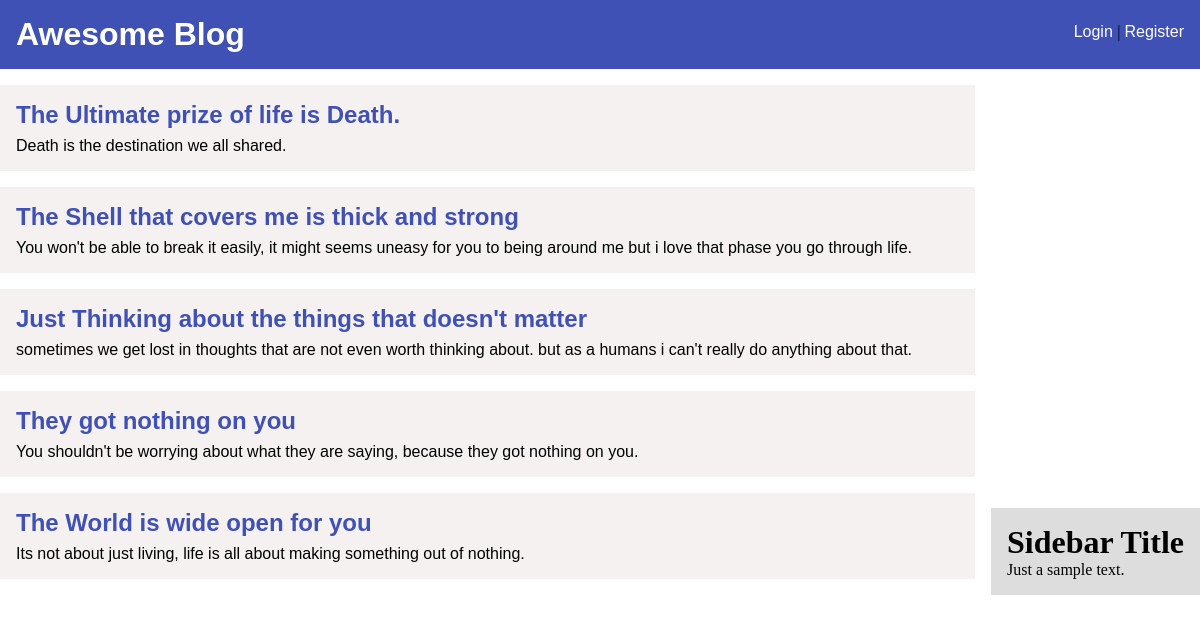
The page / on the database its author committed.
### blog/models.py (models this page shows, shortened)
class Post(models.Model):
	title = models.CharField(max_length=255)
	author = models.ForeignKey('auth.User',on_delete=models.CASCADE)
	body = models.TextField()

### blog/views.py (the view)
# urls.py: path('',HomeView.as_view(),name="home"),
class HomeView(ListView):
	model = Post
	template_name = 'home.html'
	context_object_name = 'posts'

### blog/templates/home.html
{% extends 'base.html' %}
{% block content %}
	{% for post in posts %}
		<div class="post_entry">
			<h2 class="post_title">
				<a href="{% url 'post-detail' post.pk %}">{{post.title}}</a>
			</h2>
			<p class="post_content">{{post.body}}</p>
		</div>
	{%endfor%}
{% endblock %}

### blog/templates/base.html (shortened to what this page needs)
<!DOCTYPE html>
<html>
<head>
	{% load static %}
	<link rel="stylesheet" type="text/css" href="{% static "css/style.css" %}">
</head>
<body>
	<header class="site_header">
		<div class="site_title">
			<h1><a href="{% url 'home'%}">Awesome Blog</a></h1>
			<div class="title_menu">
				{% if user.is_authenticated %}
					<a href="{% url 'post-new' %}"> + New Post </a> | <a href="{% url 'logout' %}"> Logout</a>
				{% else %}
					<a href="{% url 'login' %}">Login </a> | <a href="{% url 'register' %}"> Register</a>
				{%endif%}
			</div>
		</div>
	</header>
	<div class="content_wrapper">
		<div class="content">
			{% block content %}{% endblock%}
		</div>
		<div class="sidebar">
			<div class="widget">
				<h1 class="widget_title">Sidebar Title</h1>
				<p class="widget_content">Just a sample text.</p>
			</div>
		</div>
	</div>
</body>
</html>

### static/css/style.css (style rules this page uses)
* { margin:0; padding: 0; }
a { text-decoration: none; }
.site_header { padding: 1rem; background: #3F51B5; }
.site_title { margin: auto; max-width: 90rem; overflow:hidden; }
.site_title h1 { float: left; }
.site_title a { color: #fff; font-family: sans-serif; }
.title_menu { float: right; line-height: 2rem; }
.content_wrapper { max-width: 90rem; margin: auto; display: flex; margin-top: 1rem; align-items: end; }
.content { flex: 1 0 70%; margin-right: 1rem; }
.post_title a { font-family:sans-serif; color:#3F51B5; }
.post_entry { margin-bottom: 1rem; background: #f3eeeecf; padding: 1rem; }
.post_content { font-family: sans-serif; padding-top: .5rem; }
.sidebar { background: #ddd; padding: 1rem; }

### rows shown on the page
Post: title "The Ultimate prize of life is Death.", body "Death is the destination we all shared."
Post: title "The Shell that covers me is thick and strong", body "You won't be able to break it easily, it might seems uneasy for you to being around me but i love that phase you go through life."
Post: title "Just Thinking about the things that doesn't matter", body "sometimes we get lost in thoughts that are not even worth thinking about. but as a humans i can't really do anything about that."
Post: title "They got nothing on you", body "You shouldn't be worrying about what they are saying, because they got nothing on you."
Post: title "The World is wide open for you", body "Its not about just living, life is all about making something out of nothing."
